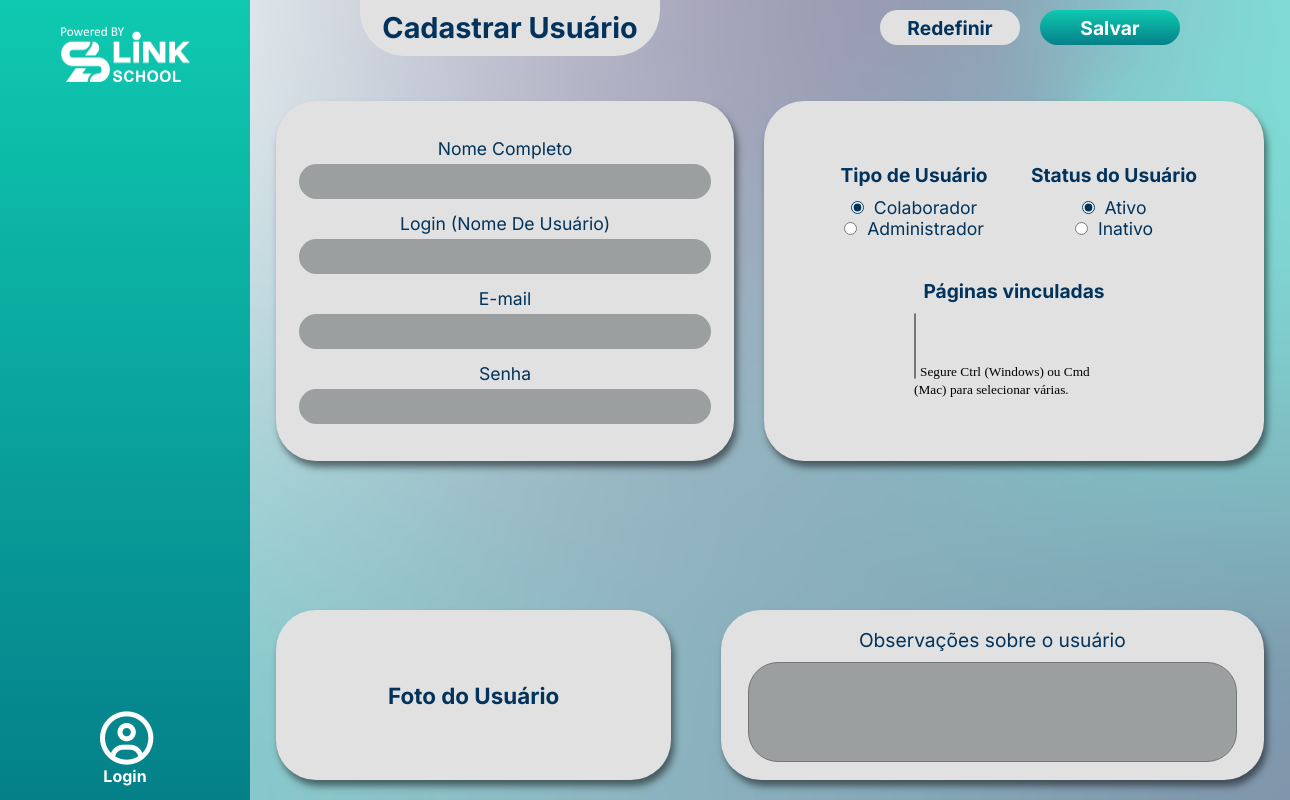
Page /RegistroColaborador/ (signed in) on the earlier database version.
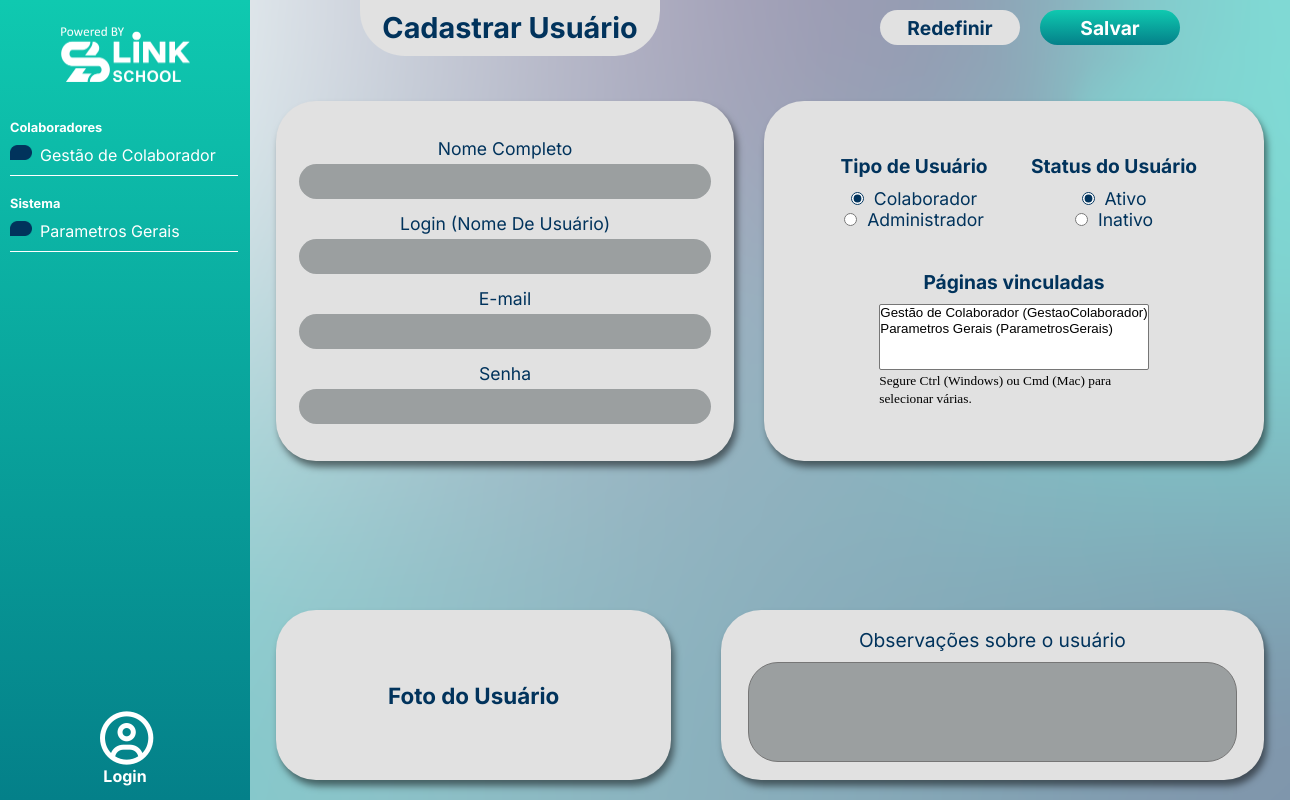
Same page on the later database version.
### LSDash/models.py (models this page shows, shortened)
class Pagina(models.Model):
    codigo = models.CharField(max_length=50, unique=True)  # Código único da página
    nome = models.CharField(max_length=100, unique=True)  # Nome da página
    descricao = models.TextField(null=True, blank=True)  # Descrição da página
    familia = models.ForeignKey(FamiliaPagina, on_delete=models.CASCADE, related_name='paginas')  # Relacionamento com a família de páginas
    def __str__(self):
        return f"{self.nome} ({self.codigo})"

class FamiliaPagina(models.Model):
    nome_exibicao = models.CharField(max_length=100)  # Nome exibido da família de páginas
    descricao = models.TextField(null=True, blank=True)  # Descrição da família (opcional)

### LSDash/views.py (the view, shortened to what this page needs)
# urls.py: path('RegistroColaborador/', views.CollabRegisterView.as_view(), name='collabregister'),
class CollabRegisterView(LoginRequiredMixin, View):
    def get(self, request):
        paginas = Pagina.objects.all()
        context = {
            'form': {
                'fullname': {'value': ''},
                'username': {'value': ''},
                'email': {'value': ''},
                'tipo_usuario': {'value': 'colaborador'},
                'is_active': {'value': 'True'},
                'observacoes': {'value': ''},
                'paginas': {'value': []},
                'fields': {'paginas': {'queryset': paginas}}
            }
        }
        return render(request, 'CollabRegister.html', context)

### LSDash/models.py (called while the page is built)
    def obter_paginas_por_familia(self):
        paginas_por_familia = {}
        for pagina in self.paginas.select_related('familia').all():
            familia_nome = pagina.familia.nome_exibicao
            if familia_nome not in paginas_por_familia:
                paginas_por_familia[familia_nome] = []
            paginas_por_familia[familia_nome].append(pagina)
        return paginas_por_familia

### LSDash/templates/CollabRegister.html (shortened to what this page needs)
{% extends "global/base.html" %}
{% load static %}
{% block style %}
  <link rel="stylesheet" href="{% static "LSDash/css/collab-register.css" %}">
{% endblock style %}
{% block page-content %}
  <header>
    {% include "global/partials/navbar.html" %}
  </header>
  <main>
    <div class="container-top">
      <h1>Cadastrar Usuário</h1>
      <div class="buttons">
        <a href="{% url 'collabregister' %}">
          <button class="btn-reset" id="btnReset" type="submit">Redefinir</button>
        </a>
        <button class="btn-save" id="btnSave" type="submit">Salvar</button>
      </div>
    </div>
    <form class="form" id="userRegisterForm" method="POST" action="{% url 'collabregister' %}">
      <div class="container-form-center">
        <div class="container-form-center-left">
          <div class="input-name">
            <label for="id_fullname">Nome Completo</label>
            <input type="text" name="fullname" class="form-control" id="id_fullname" required value="{{ form.fullname.value|default:'' }}">
          </div>
          <div class="input-user">
            <label for="id_username">Login (Nome De Usuário)</label>
            <input type="text" name="username" class="form-control" id="id_username" required value="{{ form.username.value|default:'' }}">
          </div>
          <div class="input-email">
            <label for="id_email">E-mail</label>
            <input type="email" name="email" class="form-control" id="id_email" required value="{{ form.email.value|default:'' }}">
          </div>
          <div class="input-password">
            <label for="id_password">Senha</label>
            <input type="password" name="password" class="form-control" id="id_password" required>
          </div>
        </div>
        <div class="container-form-center-right">
          <div class="top">
            <section>
              <div class="title"><label for="id_tipo_usuario">Tipo de Usuário</label></div>
              <div class="input-radio">
                <div class="radio-collab">
                  <input type="radio" name="tipo_usuario" value="colaborador" id="colaborador" {% if form.tipo_usuario.value == "colaborador" or not form.tipo_usuario.value %}checked{% endif %}>
                  <label for="colaborador">Colaborador</label>
                </div>
                <div class="radio-adm">
                  <input type="radio" name="tipo_usuario" value="administrador" id="administrador" {% if form.tipo_usuario.value == "administrador" %}checked{% endif %}>
                  <label for="administrador">Administrador</label>
                </div>
              </div>
            </section>
            <section>
              <div class="title"><label for="id_is_active">Status do Usuário</label></div>
              <div class="input-radio">
                <div class="radio-active">
                  <input type="radio" name="is_active" value="True" id="ativo" {% if form.is_active.value == "True" or not form.is_active.value %}checked{% endif %}>
                  <div class="description"><label for="ativo">Ativo</label></div>
                </div>
                <div class="radio-deactive">
                  <input type="radio" name="is_active" value="False" id="inativo" {% if form.is_active.value == "False" %}checked{% endif %}>
                  <div class="description"><label for="inativo">Inativo</label></div>
                </div>
              </div>
            </section>
          </div>
          <section>
            <div class="title"><label for="id_paginas">Páginas vinculadas</label></div>
            <div class="input-select">
                <select name="paginas" id="id_paginas" class="form-control" multiple>
                    {% for pagina in form.fields.paginas.queryset %}
                      <option value="{{ pagina.id }}"
                      >
                      </option>
                    {% endfor %}
                  </select>
              <small class="form-text text-muted">Segure Ctrl (Windows) ou Cmd (Mac) para selecionar várias.</small>
            </div>
          </section>
        </div>
      </div>
      <div class="container-form-bottom">
        <div class="container-form-bottom-left">
          <h2>Foto do Usuário</h2>
        </div>
        <div class="container-form-bottom-right">
          <label for="id_observacoes">Observações sobre o usuário</label>
          <textarea name="observacoes" class="form-control" id="id_observacoes" rows="4">{{ form.observacoes.value|default:'' }}</textarea>
        </div>
      </div>
    </form>
  </main>
{% endblock page-content %}

### base/global/base.html (shortened to what this page needs)
{% load static %}
<!DOCTYPE html>
<html lang="pt-bt">
  <head>
    <link rel="stylesheet" href="{% static "global/css/style-base.css" %}">
    <link rel="stylesheet" href="{% static "global/css/navbar.css" %}">
    <link rel="stylesheet" href="https://cdnjs.cloudflare.com/ajax/libs/font-awesome/6.5.0/css/all.min.css">
    {% block style %}{% endblock style %}
  </head>
  <body>
    {% block page-content %}{% endblock %}
  </body>
</html>

### base/global/partials/navbar.html (shortened to what this page needs)
{% load static %}
<div class="navbar" id="dropdownMenu">
  <div class="logo">
    <a href="{% url 'home' %}">
      <img src="{% static "global/img/navbar-logo.png" %}" alt="Logo da Navbar">
    </a>
  </div>
  <div class="container-main">
    <div class="navbar-itens">
      {% for familia, paginas in user.obter_paginas_por_familia.items %}
        <div class="familia-navbar">
          <h5 class="title-navbar-itens">{{ familia }}</h5>
          <ul class="list-itens-navbar">
            {% for pagina in paginas %}
              <li class="navbar__link">
                <img src="{% static "global/img/point-asset.png" %}">
                <a href="/{{ pagina.codigo }}/" class="{% if request.path == '/'|add:pagina.codigo|add:'/' %}active-page{% endif %}">{{ pagina.nome }}</a>
              </li>
            {% endfor %}
          </ul>
          <div class="line"></div>
        </div>
      {% endfor %}
    </div>
    <div class="footer">
      {% if user.is_authenticated %}
        <form action="{% url 'logout' %}" method="post">
          <button type="submit">
            <i class="fa-regular fa-circle-user"></i>
            <p>Login</p>
          </button>
        </form>
      {% endif %}
    </div>
  </div>
</div>

### base/static/global/css/style-base.css (style rules this page uses)
:root { --font-family: "Inter", sans-serif; }
* { margin: 0px; padding: 0px; box-sizing: border-box; }
body { display: flex; background-image: url(../img/background-transparent.png); background-size: cover; background-position: center; width: 100vw; height: 100vh; }

### base/static/global/css/navbar.css (style rules this page uses)
.navbar { background: linear-gradient(to bottom, #0fc9B0, #048089); display: flex; flex-direction: column; align-items: center; width: 250px; height: 100%; }
.logo { display: flex; justify-content: center; align-items: center; width: 100%; height: 130px; margin-bottom: 10px; }
.logo img { width: 130px; }
.container-main { display: flex; flex-direction: column; justify-content: space-between; height: 100%; width: 100%; }
.navbar-itens { display: flex; flex-direction: column; gap: 20px; height: 100%; }
.familia-navbar { display: flex; flex-direction: column; padding-left: 10px; gap: 10px; width: 100%; }
.familia-navbar h5 { color: #fff; font-family: var(--font-family); font-size: 0.8em; }
.navbar__link { display: flex; gap: 8px; width: 100%; }
.navbar__link img { width: 22px; height: 15px; }
.list-itens-navbar { display: flex; flex-direction: column; gap: 10px; list-style: none; }
.list-itens-navbar a { color: #fff; font-family: var(--font-family); font-size: 1em; text-decoration: none; }
.line { background-color: #fff; width: 95%; height: 1px; }
.footer { display: flex; justify-content: center; align-items: center; width: 100%; height: 120px; }
.footer button { background-color: transparent; width: 50px; height: 50px; border: none; border-radius: 50%; cursor: pointer; }
.footer p { color: #fff; font-family: "Inter", sans-serif; font-size: 1.2em; font-weight: bold; }
.footer i { color: #fff; font-size: 4em; }

Differences in the rows shown:
added Pagina: nome_exibicao "Colaboradores", nome "Gestão de Colaborador", {{ pagina.id }} 1 (drawn)
added Pagina: nome_exibicao "Sistema", nome "Parametros Gerais", {{ pagina.id }} 2 (drawn)
Other differences:
form field paginas: (not shown) → "Gestão de Colaborador (GestaoColaborador) / Parametros Gerais (ParametrosGerais)"
